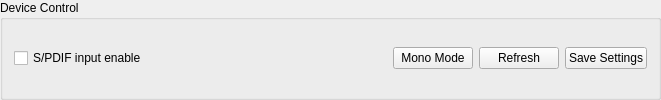
      <widget class="QGroupBox" name="groupBox7" >
       <property name="title" >
        <string>Device Control</string>
       </property>
       <layout class="QHBoxLayout" >
        <item>
         <layout class="QHBoxLayout" >
          <item>
           <widget class="QCheckBox" name="chkSpdifSwitch" >
            <property name="text" >
             <string>S/PDIF input enable</string>
            </property>
           </widget>
          </item>
          <item>
           <spacer>
            <property name="orientation" >
             <enum>Qt::Horizontal</enum>
            </property>
            <property name="sizeType" >
             <enum>QSizePolicy::Expanding</enum>
            </property>
            <property name="sizeHint" >
             <size>
              <width>240</width>
              <height>21</height>
             </size>
            </property>
           </spacer>
          </item>
          <item>
           <widget class="QPushButton" name="btnSwitchStereoMode" >
            <property name="enabled" >
             <bool>true</bool>
            </property>
            <property name="sizePolicy" >
             <sizepolicy vsizetype="Fixed" hsizetype="Minimum" >
              <horstretch>0</horstretch>
              <verstretch>0</verstretch>
             </sizepolicy>
            </property>
            <property name="toolTip" >
             <string>Save settings to device</string>
            </property>
            <property name="text" >
             <string>Mono Mode</string>
            </property>
           </widget>
          </item>
          <item>
           <widget class="QPushButton" name="btnRefresh" >
            <property name="enabled" >
             <bool>true</bool>
            </property>
            <property name="sizePolicy" >
             <sizepolicy vsizetype="Fixed" hsizetype="Minimum" >
              <horstretch>0</horstretch>
              <verstretch>0</verstretch>
             </sizepolicy>
            </property>
            <property name="toolTip" >
             <string>Save settings to device</string>
            </property>
            <property name="text" >
             <string>Refresh</string>
            </property>
           </widget>
          </item>
          <item>
           <widget class="QPushButton" name="btnSaveSettings" >
            <property name="enabled" >
             <bool>true</bool>
            </property>
            <property name="sizePolicy" >
             <sizepolicy vsizetype="Fixed" hsizetype="Minimum" >
              <horstretch>0</horstretch>
              <verstretch>0</verstretch>
             </sizepolicy>
            </property>
            <property name="toolTip" >
             <string>Save settings to device</string>
            </property>
            <property name="text" >
             <string>Save Settings</string>
            </property>
           </widget>
          </item>
         </layout>
        </item>
       </layout>
      </widget>
